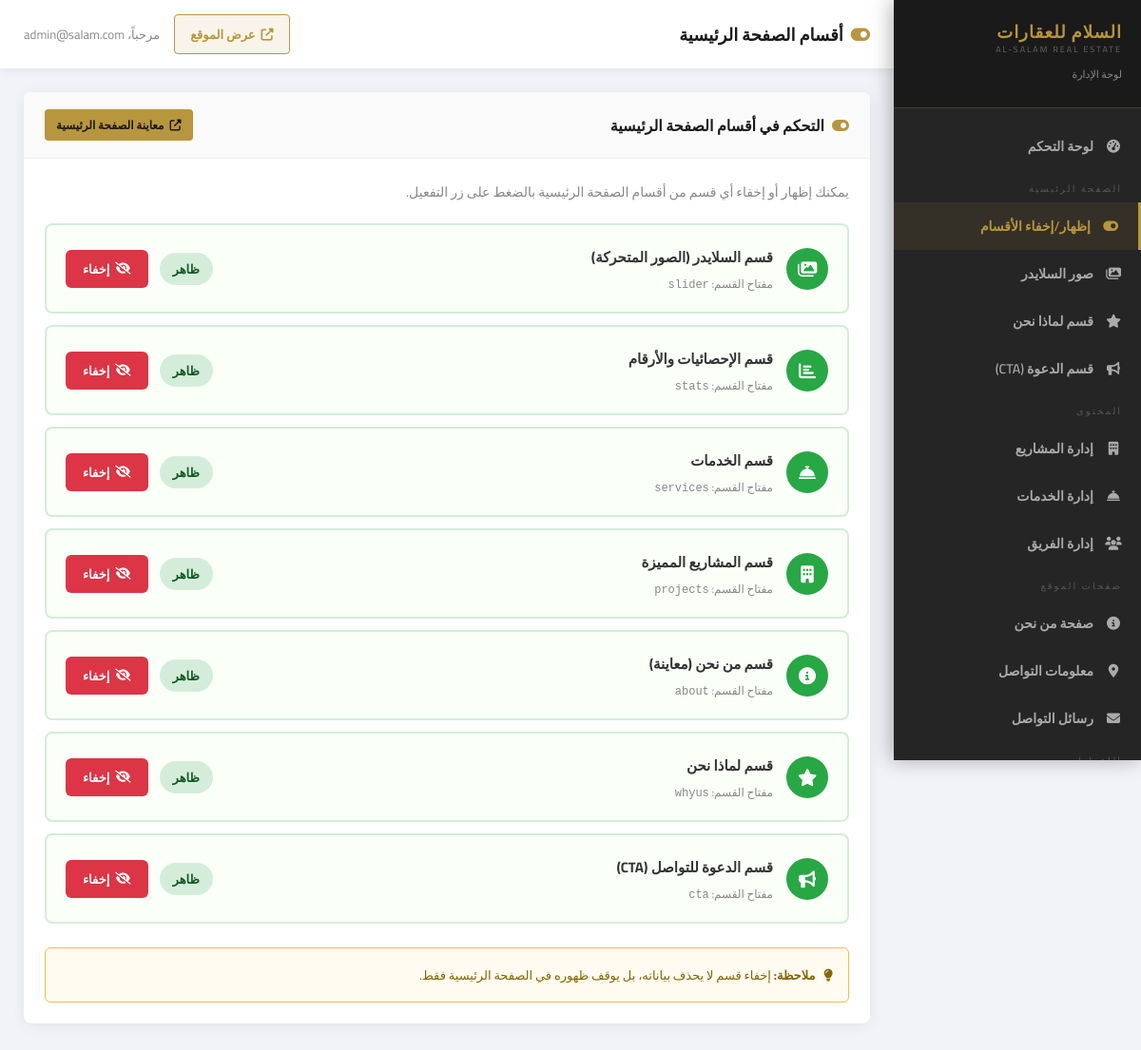
Screenshot of /admin/home-sections.php (signed in) with the database file from the repository.
### tables this page shows
CREATE TABLE home_sections (
    id INTEGER PRIMARY KEY AUTOINCREMENT,
    section_key TEXT UNIQUE NOT NULL,
    section_name TEXT NOT NULL,
    active INTEGER DEFAULT 1
);

### admin/home-sections.php (the view, shortened to what this page needs)
<?php
require_once __DIR__ . '/../includes/admin-check.php';
$sections = $pdo->query("SELECT * FROM home_sections ORDER BY id ASC")->fetchAll();
include __DIR__ . '/../includes/admin-header.php';
?>
<div class="admin-card">
    <div class="admin-card-header">
        <h3><i class="fas fa-toggle-on"></i> التحكم في أقسام الصفحة الرئيسية</h3>
        <a href="/index.php" class="btn btn-sm btn-gold" target="_blank"><i class="fas fa-external-link-alt"></i> معاينة الصفحة الرئيسية</a>
    </div>
    <div class="admin-card-body">
        <p style="color:#888;font-size:14px;margin-bottom:20px;">يمكنك إظهار أو إخفاء أي قسم من أقسام الصفحة الرئيسية بالضغط على زر التفعيل.</p>
        <div style="display:grid;gap:12px;">
            <?php foreach ($sections as $s): ?>
            <div style="display:flex;align-items:center;justify-content:space-between;padding:18px 20px;background:<?php echo $s['active']?'#fafff8':'#fff8f8'; ?>;border:2px solid <?php echo $s['active']?'#28a74530':'#dc354530'; ?>;border-radius:8px;transition:all .2s;">
                <div style="display:flex;align-items:center;gap:14px;">
                    <div style="width:44px;height:44px;background:<?php echo $s['active']?'#28a745':'#dc3545'; ?>;border-radius:50%;display:flex;align-items:center;justify-content:center;">
                        <?php
                        $icons = ['slider'=>'fa-images','stats'=>'fa-chart-bar','services'=>'fa-concierge-bell','projects'=>'fa-building','about'=>'fa-info-circle','whyus'=>'fa-star','cta'=>'fa-bullhorn'];
                        $ico = $icons[$s['section_key']] ?? 'fa-layer-group';
                        ?>
                        <i class="fas <?php echo $ico; ?>" style="color:white;font-size:18px;"></i>
                    </div>
                    <div>
                        <strong style="font-size:15px;color:#333;"><?php echo htmlspecialchars($s['section_name']); ?></strong>
                        <span style="display:block;font-size:12px;color:#888;margin-top:2px;">مفتاح القسم: <code><?php echo $s['section_key']; ?></code></span>
                    </div>
                </div>
                <div style="display:flex;align-items:center;gap:12px;">
                    <span class="badge <?php echo $s['active']?'badge-green':'badge-red'; ?>" style="font-size:13px;padding:5px 14px;"><?php echo $s['active']?'ظاهر':'مخفي'; ?></span>
                    <a href="?toggle=<?php echo urlencode($s['section_key']); ?>"
                       style="display:inline-flex;align-items:center;gap:6px;padding:8px 18px;background:<?php echo $s['active']?'#dc3545':'#28a745'; ?>;color:white;border-radius:6px;text-decoration:none;font-size:13px;font-weight:700;">
                        <i class="fas <?php echo $s['active']?'fa-eye-slash':'fa-eye'; ?>"></i>
                        <?php echo $s['active']?'إخفاء':'إظهار'; ?>
                    </a>
                </div>
            </div>
            <?php endforeach; ?>
        </div>
        <div style="margin-top:25px;padding:16px;background:#fffbf0;border:1px solid #f0c040;border-radius:6px;">
            <p style="margin:0;font-size:13px;color:#856404;"><i class="fas fa-lightbulb" style="margin-left:6px;"></i>
            <strong>ملاحظة:</strong> إخفاء قسم لا يحذف بياناته، بل يوقف ظهوره في الصفحة الرئيسية فقط.</p>
        </div>
    </div>
</div>
<?php include __DIR__ . '/../includes/admin-footer.php'; ?>

### assets/css/style.css (style rules this page uses)
:root { --gold: #b8963e; --gold-light: #d4a847; --gold-dark: #8c6e2a; --dark: #1a1a1a; --dark2: #252525; --dark3: #2f2f2f; --light: #f5f0e8; --white: #ffffff; --gray: #888; --gray-light: #f8f5f0; --text: #333; }
* { margin: 0; padding: 0; box-sizing: border-box; }
html { scroll-behavior: smooth; }
body { font-family: 'Cairo', 'Segoe UI', sans-serif; direction: rtl; color: var(--text); background: var(--white); overflow-x: hidden; }
a { text-decoration: none; color: inherit; transition: all 0.3s; }
.admin-body { background: #f1f3f8; min-height: 100vh; font-family: 'Cairo', sans-serif; direction: rtl; }
.admin-card { background: var(--white); border-radius: 8px; box-shadow: 0 2px 15px rgba(0,0,0,0.07); margin-bottom: 25px; overflow: hidden; }
.admin-card-header { padding: 18px 22px; border-bottom: 1px solid #eee; display: flex; align-items: center; justify-content: space-between; background: #fafafa; }
.admin-card-header h3 { font-size: 16px; font-weight: 700; color: var(--dark); display: flex; align-items: center; gap: 8px; }
.admin-card-header h3 i { color: var(--gold); }
.admin-card-body { padding: 22px; }
.badge { padding: 4px 12px; border-radius: 20px; font-size: 11px; font-weight: 700; }
.badge-green { background: #d4edda; color: #155724; }
.btn { padding: 8px 16px; border-radius: 4px; font-size: 13px; font-weight: 600; cursor: pointer; border: none; font-family: 'Cairo', sans-serif; transition: all 0.2s; display: inline-flex; align-items: center; gap: 6px; }
.btn-gold { background: var(--gold); color: var(--dark); }
.btn-sm { padding: 5px 12px; font-size: 12px; }

### rows the page displays
home_sections: section_name "قسم السلايدر (الصور المتحركة)", section_key "slider", active "ظاهر"
home_sections: section_name "قسم الإحصائيات والأرقام", section_key "stats", active "ظاهر"
home_sections: section_name "قسم الخدمات", section_key "services", active "ظاهر"
home_sections: section_name "قسم المشاريع المميزة", section_key "projects", active "ظاهر"
home_sections: section_name "قسم من نحن (معاينة)", section_key "about", active "ظاهر"
home_sections: section_name "قسم لماذا نحن", section_key "whyus", active "ظاهر"
home_sections: section_name "قسم الدعوة للتواصل (CTA)", section_key "cta", active "ظاهر"

### other values shown
$admin_title "أقسام الصفحة الرئيسية"
$_SESSION['admin_email'] "admin@salam.com"
